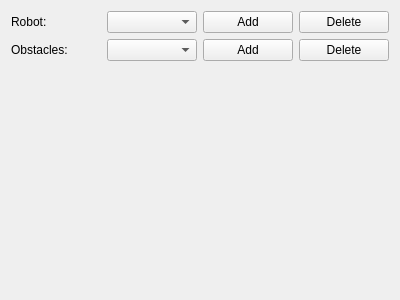
<?xml version="1.0" encoding="UTF-8"?>
<ui version="4.0">
 <class>PlannerWidget</class>
 <widget class="QWidget" name="PlannerWidget">
  <property name="geometry">
   <rect>
    <x>0</x>
    <y>0</y>
    <width>400</width>
    <height>300</height>
   </rect>
  </property>
  <property name="windowTitle">
   <string>Form</string>
  </property>
  <layout class="QVBoxLayout" name="verticalLayout" stretch="1,4">
   <item>
    <layout class="QGridLayout" name="gridLayout">
     <item row="0" column="2">
      <widget class="QPushButton" name="pushButton">
       <property name="text">
        <string>Add</string>
       </property>
      </widget>
     </item>
     <item row="0" column="1">
      <widget class="QComboBox" name="comboBox_2"/>
     </item>
     <item row="0" column="0">
      <widget class="QLabel" name="label">
       <property name="text">
        <string>Robot:</string>
       </property>
      </widget>
     </item>
     <item row="1" column="1">
      <widget class="QComboBox" name="comboBox"/>
     </item>
     <item row="1" column="0">
      <widget class="QLabel" name="label_2">
       <property name="text">
        <string>Obstacles:</string>
       </property>
      </widget>
     </item>
     <item row="0" column="3">
      <widget class="QPushButton" name="pushButton_2">
       <property name="text">
        <string>Delete</string>
       </property>
      </widget>
     </item>
     <item row="1" column="2">
      <widget class="QPushButton" name="pushButton_3">
       <property name="text">
        <string>Add</string>
       </property>
      </widget>
     </item>
     <item row="1" column="3">
      <widget class="QPushButton" name="pushButton_4">
       <property name="text">
        <string>Delete</string>
       </property>
      </widget>
     </item>
    </layout>
   </item>
   <item>
    <widget class="rip::gui::tebplanner::PathWidget" name="widget" native="true"/>
   </item>
  </layout>
 </widget>
 <customwidgets>
  <customwidget>
   <class>rip::gui::tebplanner::PathWidget</class>
   <extends>QWidget</extends>
   <header>teb_planner_gui/path_widget.hpp</header>
   <container>1</container>
  </customwidget>
 </customwidgets>
 <resources/>
 <connections/>
</ui>
